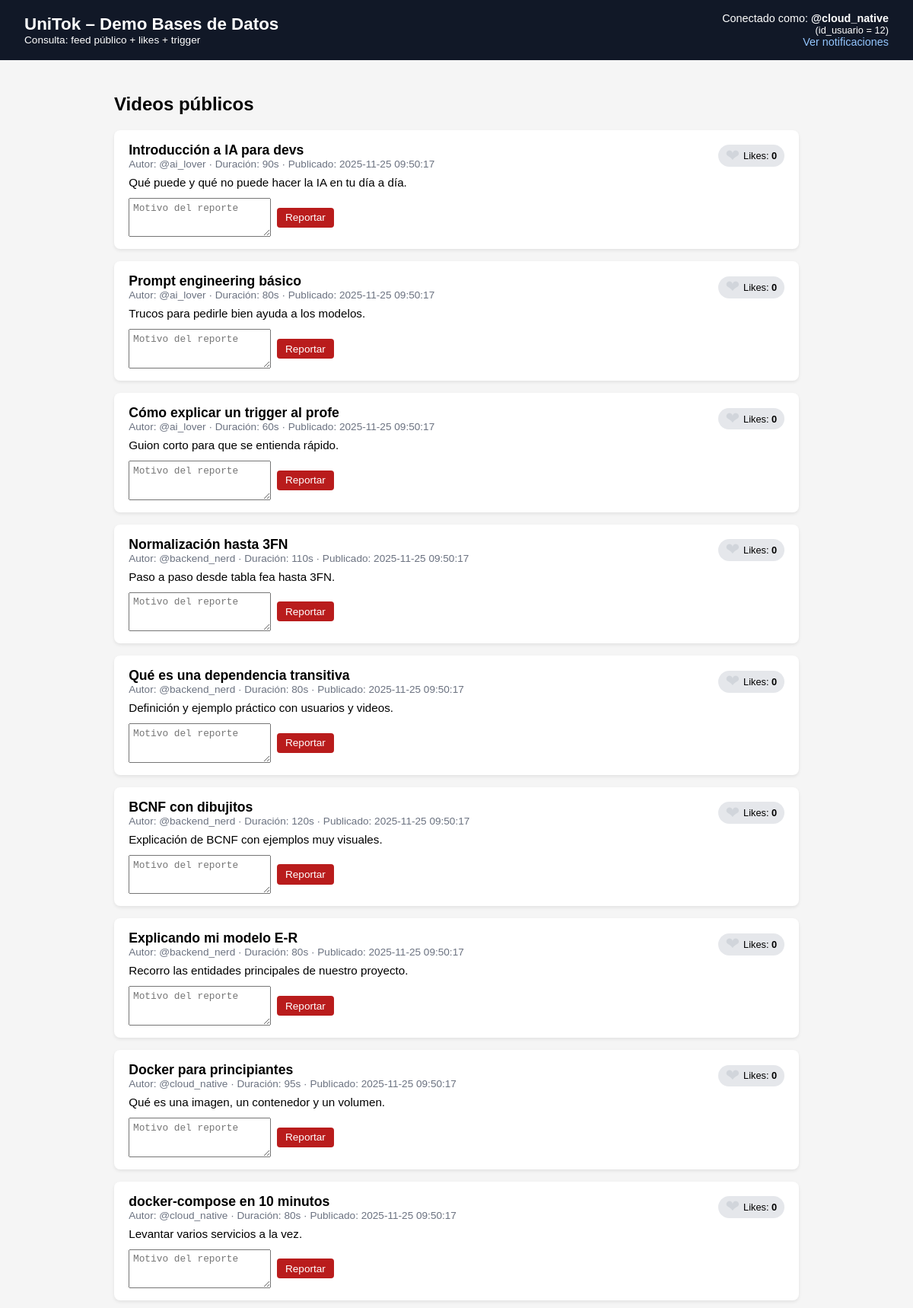
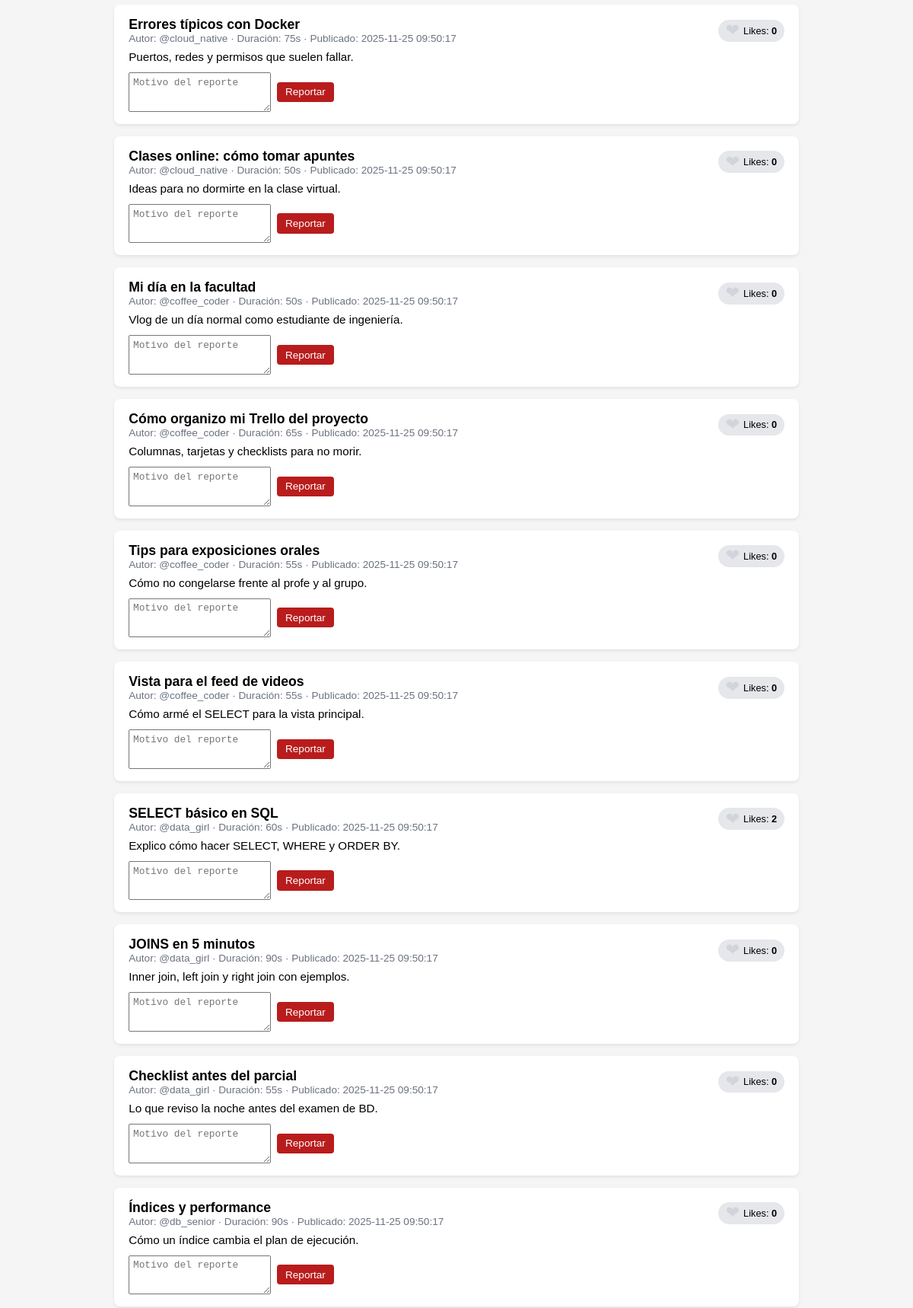
The page / (upper part) on the database its author committed (2 pictures, top to bottom).
### tables this page shows
CREATE TABLE usuarios (
  id_usuario       INT NOT NULL AUTO_INCREMENT,
  username         VARCHAR(50)  NOT NULL,
  email            VARCHAR(255) NOT NULL,
  password_hash    VARCHAR(255) NOT NULL,
  nombre           VARCHAR(50)  NOT NULL,
  apellido         VARCHAR(50)  NOT NULL,
  fecha_registro   DATETIME     NOT NULL,
  fecha_nacimiento DATE         NULL,
  es_creador       BOOLEAN      NOT NULL DEFAULT FALSE,
  estado_cuenta    ENUM('activa','suspendida','bloqueada')
                   NOT NULL DEFAULT 'activa'
                   COMMENT 'activa | suspendida | bloqueada',
  CONSTRAINT pk_usuarios PRIMARY KEY (id_usuario),
  CONSTRAINT uq_usuarios_username UNIQUE (username),
  CONSTRAINT uq_usuarios_email    UNIQUE (email),
  CONSTRAINT chk_usuarios_fechas CHECK (
    fecha_nacimiento IS NULL
    OR fecha_nacimiento <= fecha_registro
  )
);

CREATE TABLE videos (
  id_video          INT NOT NULL AUTO_INCREMENT,
  id_autor          INT NOT NULL,
  titulo            VARCHAR(150) NOT NULL,
  descripcion       TEXT NULL,
  url_archivo       TEXT NOT NULL,
  fecha_publicacion DATETIME NOT NULL,
  visibilidad       ENUM('publico','solo_seguidores','privado')
                    NOT NULL DEFAULT 'publico'
                    COMMENT 'publico | solo_seguidores | privado',
  duracion_segundos INT NOT NULL,
  es_educativo      BOOLEAN NOT NULL DEFAULT FALSE,
  estado_video      ENUM('normal','reportado','eliminado')
                    NOT NULL DEFAULT 'normal'
                    COMMENT 'normal | reportado | eliminado',
  CONSTRAINT pk_videos PRIMARY KEY (id_video),
  CONSTRAINT chk_videos_duracion CHECK (
    duracion_segundos > 0 AND duracion_segundos <= 600
  )
);

### config.php (called while the page is built, shortened)
<?php
$USUARIO_DEMO_ID = 12;

### index.php (the view, shortened to what this page needs)
<?php
require 'config.php';
$stmtUser = $pdo->prepare("SELECT username FROM usuarios WHERE id_usuario = :id");
$stmtUser->execute([':id' => $USUARIO_DEMO_ID]);
$loggedUser    = $stmtUser->fetch();
$loggedName    = $loggedUser ? $loggedUser['username'] : ('usuario_' . $USUARIO_DEMO_ID);
$sql = "
SELECT
  v.id_video,
  v.titulo,
  v.descripcion,
  v.fecha_publicacion,
  v.duracion_segundos,
  u.username AS autor,
  COALESCE(COUNT(rv.id_reacciones_video), 0) AS likes,
  COALESCE(SUM(rv.id_usuario = :idUsuario), 0) AS liked_by_user
FROM videos v
JOIN usuarios u ON v.id_autor = u.id_usuario
LEFT JOIN reacciones_video rv ON rv.id_video = v.id_video
WHERE v.visibilidad = 'publico'
  AND v.estado_video = 'normal'
GROUP BY v.id_video
ORDER BY v.fecha_publicacion DESC;
";
$stmt = $pdo->prepare($sql);
$stmt->execute([':idUsuario' => $USUARIO_DEMO_ID]);
$videos = $stmt->fetchAll();
?>
<!DOCTYPE html>
<html lang="es">
<head>
</head>
<body>
<header>
  <div>
    <h1>UniTok – Demo Bases de Datos</h1>
    <div style="font-size: 0.85rem;">Consulta: feed público + likes + trigger</div>
  </div>
  <div class="user-info">
    <div>Conectado como: <strong>@<?= htmlspecialchars($loggedName) ?></strong></div>
    <div style="font-size: 0.8rem;">(id_usuario = <?= (int)$USUARIO_DEMO_ID ?>)</div>
    <nav>
      <a href="notification_like.php">Ver notificaciones</a>
    </nav>
  </div>
</header>
<main>
  <h2>Videos públicos</h2>
  <?php if (empty($videos)): ?>
    <p>No hay videos públicos cargados.</p>
  <?php else: ?>
    <?php foreach ($videos as $video): ?>
      <?php
        $likedByUser = ((int)$video['liked_by_user'] > 0);
        $videoId     = (int)$video['id_video'];
      ?>
      <article class="video-card">
        <div class="video-header">
          <div>
            <h3 class="video-title">
              <?= htmlspecialchars($video['titulo']) ?>
            </h3>
            <div class="video-meta">
              Autor: @<?= htmlspecialchars($video['autor']) ?> ·
              Duración: <?= (int)$video['duracion_segundos'] ?>s ·
              Publicado: <?= htmlspecialchars($video['fecha_publicacion']) ?>
            </div>
          </div>
          <div>
            <div class="likes-tag">
              <button
                type="button"
                class="heart-button <?= $likedByUser ? 'liked' : 'not-liked' ?>"
                data-video-id="<?= $videoId ?>"
                data-liked="<?= $likedByUser ? '1' : '0' ?>"
                title="<?= $likedByUser ? 'Quitar like' : 'Dar like' ?>"
              >
                &#10084;
              </button>
              <span>Likes: <span class="likes-count" data-video-id="<?= $videoId ?>"><?= (int)$video['likes'] ?></span></span>
            </div>
          </div>
        </div>
        <div class="video-body">
          <?= nl2br(htmlspecialchars($video['descripcion'])) ?>
        </div>
        <div class="video-actions">
          <form class="inline" action="report_video.php" method="post">
            <textarea name="motivo" placeholder="Motivo del reporte" required></textarea>
            <button type="submit" class="report">Reportar</button>
          </form>
        </div>
      </article>
    <?php endforeach; ?>
  <?php endif; ?>
</main>
</body>
</html>

### index.php (style rules this page uses)
body { font-family: Arial, sans-serif; background: #f5f5f5; margin: 0; padding: 0; }
header { background: #111827; color: #ffffff; padding: 1rem 2rem; display: flex; justify-content: space-between; align-items: center; }
header h1 { margin: 0; font-size: 1.4rem; }
header .user-info { font-size: 0.9rem; text-align: right; }
header a { color: #93c5fd; text-decoration: none; margin-left: 1rem; }
main { padding: 1.5rem 2rem; max-width: 900px; margin: 0 auto; }
.video-card { background: #ffffff; border-radius: 8px; padding: 1rem 1.2rem; margin-bottom: 1rem; box-shadow: 0 2px 4px rgba(0,0,0,0.08); }
.video-header { display: flex; justify-content: space-between; align-items: center; gap: 1rem; }
.video-title { font-weight: bold; font-size: 1.1rem; margin: 0; }
.video-meta { font-size: 0.85rem; color: #6b7280; }
.video-body { margin-top: 0.5rem; font-size: 0.95rem; }
.video-actions { margin-top: 0.75rem; display: flex; gap: 1rem; align-items: center; flex-wrap: wrap; }
form.inline { display: inline-flex; align-items: center; gap: 0.5rem; margin: 0; }
button { border: none; color: white; padding: 0.35rem 0.7rem; border-radius: 4px; font-size: 0.85rem; cursor: pointer; }
button.report { background: #b91c1c; }
textarea { font-size: 0.8rem; padding: 0.3rem; resize: vertical; min-height: 40px; }
.likes-tag { background: #e5e7eb; border-radius: 999px; padding: 0.2rem 0.6rem; font-size: 0.8rem; display: inline-flex; align-items: center; gap: 0.3rem; }
.likes-count { font-weight: bold; }
.heart-button { background: transparent; border: none; font-size: 1.4rem; cursor: pointer; padding: 0; line-height: 1; display: inline-flex; align-items: center; justify-content: center; }
.heart-button.not-liked { color: #d1d5db; }
nav a { margin-left: 0.75rem; }

### rows shown on the page
usuarios: username "cloud_native"
videos: titulo "Introducción a IA para devs", id_autor.username "ai_lover", duracion_segundos "90", fecha_publicacion "2025-11-25 09:50:17", likes "0", descripcion "Qué puede y qué no puede hacer la IA en tu día a día."
videos: titulo "Prompt engineering básico", id_autor.username "ai_lover", duracion_segundos "80", fecha_publicacion "2025-11-25 09:50:17", likes "0", descripcion "Trucos para pedirle bien ayuda a los modelos."
videos: titulo "Cómo explicar un trigger al profe", id_autor.username "ai_lover", duracion_segundos "60", fecha_publicacion "2025-11-25 09:50:17", likes "0", descripcion "Guion corto para que se entienda rápido."
videos: titulo "Normalización hasta 3FN", id_autor.username "backend_nerd", duracion_segundos "110", fecha_publicacion "2025-11-25 09:50:17", likes "0", descripcion "Paso a paso desde tabla fea hasta 3FN."
videos: titulo "Qué es una dependencia transitiva", id_autor.username "backend_nerd", duracion_segundos "80", fecha_publicacion "2025-11-25 09:50:17", likes "0", descripcion "Definición y ejemplo práctico con usuarios y videos."
videos: titulo "BCNF con dibujitos", id_autor.username "backend_nerd", duracion_segundos "120", fecha_publicacion "2025-11-25 09:50:17", likes "0", descripcion "Explicación de BCNF con ejemplos muy visuales."
videos: titulo "Explicando mi modelo E-R", id_autor.username "backend_nerd", duracion_segundos "80", fecha_publicacion "2025-11-25 09:50:17", likes "0", descripcion "Recorro las entidades principales de nuestro proyecto."
videos: titulo "Docker para principiantes", id_autor.username "cloud_native", duracion_segundos "95", fecha_publicacion "2025-11-25 09:50:17", likes "0", descripcion "Qué es una imagen, un contenedor y un volumen."
videos: titulo "docker-compose en 10 minutos", id_autor.username "cloud_native", duracion_segundos "80", fecha_publicacion "2025-11-25 09:50:17", likes "0", descripcion "Levantar varios servicios a la vez."
videos: titulo "Errores típicos con Docker", id_autor.username "cloud_native", duracion_segundos "75", fecha_publicacion "2025-11-25 09:50:17", likes "0", descripcion "Puertos, redes y permisos que suelen fallar."
videos: titulo "Clases online: cómo tomar apuntes", id_autor.username "cloud_native", duracion_segundos "50", fecha_publicacion "2025-11-25 09:50:17", likes "0", descripcion "Ideas para no dormirte en la clase virtual."
videos: titulo "Mi día en la facultad", id_autor.username "coffee_coder", duracion_segundos "50", fecha_publicacion "2025-11-25 09:50:17", likes "0", descripcion "Vlog de un día normal como estudiante de ingeniería."
videos: titulo "Cómo organizo mi Trello del proyecto", id_autor.username "coffee_coder", duracion_segundos "65", fecha_publicacion "2025-11-25 09:50:17", likes "0", descripcion "Columnas, tarjetas y checklists para no morir."
videos: titulo "Tips para exposiciones orales", id_autor.username "coffee_coder", duracion_segundos "55", fecha_publicacion "2025-11-25 09:50:17", likes "0", descripcion "Cómo no congelarse frente al profe y al grupo."
videos: titulo "Vista para el feed de videos", id_autor.username "coffee_coder", duracion_segundos "55", fecha_publicacion "2025-11-25 09:50:17", likes "0", descripcion "Cómo armé el SELECT para la vista principal."
videos: titulo "SELECT básico en SQL", id_autor.username "data_girl", duracion_segundos "60", fecha_publicacion "2025-11-25 09:50:17", likes "2", descripcion "Explico cómo hacer SELECT, WHERE y ORDER BY."
videos: titulo "JOINS en 5 minutos", id_autor.username "data_girl", duracion_segundos "90", fecha_publicacion "2025-11-25 09:50:17", likes "0", descripcion "Inner join, left join y right join con ejemplos."
videos: titulo "Checklist antes del parcial", id_autor.username "data_girl", duracion_segundos "55", fecha_publicacion "2025-11-25 09:50:17", likes "0", descripcion "Lo que reviso la noche antes del examen de BD."
videos: titulo "Índices y performance", id_autor.username "db_senior", duracion_segundos "90", fecha_publicacion "2025-11-25 09:50:17", likes "0", descripcion "Cómo un índice cambia el plan de ejecución."

### other values the page prints
$USUARIO_DEMO_ID "12"
